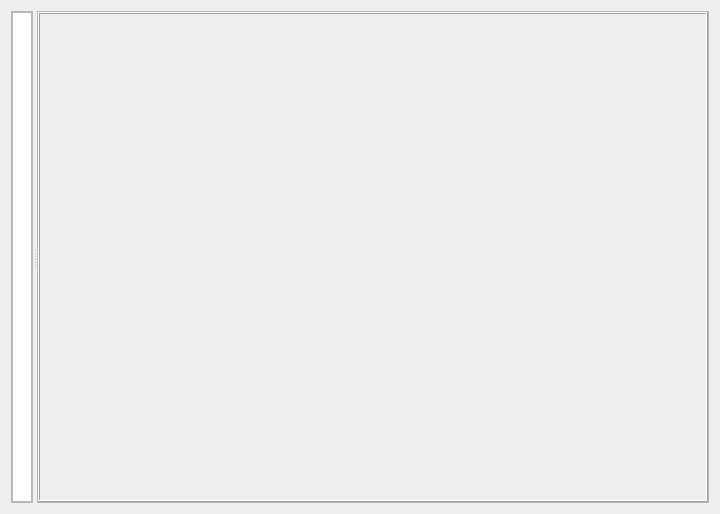
<?xml version="1.0" encoding="UTF-8"?>
<ui version="4.0">
 <class>AccountWidget</class>
 <widget class="QWidget" name="AccountWidget">
  <property name="geometry">
   <rect>
    <x>0</x>
    <y>0</y>
    <width>720</width>
    <height>514</height>
   </rect>
  </property>
  <property name="windowTitle">
   <string>Form</string>
  </property>
  <layout class="QVBoxLayout" name="verticalLayout">
   <item>
    <widget class="QSplitter" name="splitter">
     <property name="sizePolicy">
      <sizepolicy hsizetype="Preferred" vsizetype="Preferred">
       <horstretch>0</horstretch>
       <verstretch>0</verstretch>
      </sizepolicy>
     </property>
     <property name="orientation">
      <enum>Qt::Horizontal</enum>
     </property>
     <property name="opaqueResize">
      <bool>true</bool>
     </property>
     <property name="childrenCollapsible">
      <bool>true</bool>
     </property>
     <widget class="QFrame" name="contactFrame">
      <property name="sizePolicy">
       <sizepolicy hsizetype="Preferred" vsizetype="Preferred">
        <horstretch>1</horstretch>
        <verstretch>0</verstretch>
       </sizepolicy>
      </property>
      <property name="frameShape">
       <enum>QFrame::StyledPanel</enum>
      </property>
      <property name="frameShadow">
       <enum>QFrame::Raised</enum>
      </property>
      <layout class="QHBoxLayout" name="horizontalLayout_2" stretch="0">
       <property name="spacing">
        <number>0</number>
       </property>
       <property name="leftMargin">
        <number>0</number>
       </property>
       <property name="topMargin">
        <number>0</number>
       </property>
       <property name="rightMargin">
        <number>0</number>
       </property>
       <property name="bottomMargin">
        <number>0</number>
       </property>
       <item>
        <widget class="QTreeView" name="contactView">
         <property name="sizePolicy">
          <sizepolicy hsizetype="Ignored" vsizetype="Preferred">
           <horstretch>0</horstretch>
           <verstretch>0</verstretch>
          </sizepolicy>
         </property>
         <property name="indentation">
          <number>5</number>
         </property>
         <property name="rootIsDecorated">
          <bool>false</bool>
         </property>
         <property name="headerHidden">
          <bool>true</bool>
         </property>
        </widget>
       </item>
      </layout>
     </widget>
     <widget class="QFrame" name="chatFrame">
      <property name="sizePolicy">
       <sizepolicy hsizetype="Preferred" vsizetype="Preferred">
        <horstretch>10</horstretch>
        <verstretch>0</verstretch>
       </sizepolicy>
      </property>
      <property name="frameShape">
       <enum>QFrame::StyledPanel</enum>
      </property>
      <property name="frameShadow">
       <enum>QFrame::Raised</enum>
      </property>
      <layout class="QHBoxLayout" name="horizontalLayout_3" stretch="0">
       <property name="spacing">
        <number>0</number>
       </property>
       <property name="leftMargin">
        <number>0</number>
       </property>
       <property name="topMargin">
        <number>0</number>
       </property>
       <property name="rightMargin">
        <number>0</number>
       </property>
       <property name="bottomMargin">
        <number>0</number>
       </property>
       <item>
        <widget class="QFrame" name="frame">
         <property name="frameShape">
          <enum>QFrame::Box</enum>
         </property>
         <property name="frameShadow">
          <enum>QFrame::Raised</enum>
         </property>
         <layout class="QGridLayout" name="gridLayout">
          <property name="leftMargin">
           <number>0</number>
          </property>
          <property name="topMargin">
           <number>0</number>
          </property>
          <property name="rightMargin">
           <number>0</number>
          </property>
          <property name="bottomMargin">
           <number>0</number>
          </property>
          <property name="spacing">
           <number>0</number>
          </property>
          <item row="0" column="0">
           <widget class="QStackedWidget" name="chatStack">
            <property name="sizePolicy">
             <sizepolicy hsizetype="Ignored" vsizetype="Preferred">
              <horstretch>0</horstretch>
              <verstretch>0</verstretch>
             </sizepolicy>
            </property>
            <widget class="QWidget" name="page">
             <property name="sizePolicy">
              <sizepolicy hsizetype="Preferred" vsizetype="Preferred">
               <horstretch>0</horstretch>
               <verstretch>0</verstretch>
              </sizepolicy>
             </property>
            </widget>
            <widget class="QWidget" name="page_2"/>
           </widget>
          </item>
         </layout>
        </widget>
       </item>
      </layout>
     </widget>
    </widget>
   </item>
  </layout>
 </widget>
 <resources/>
 <connections/>
</ui>
